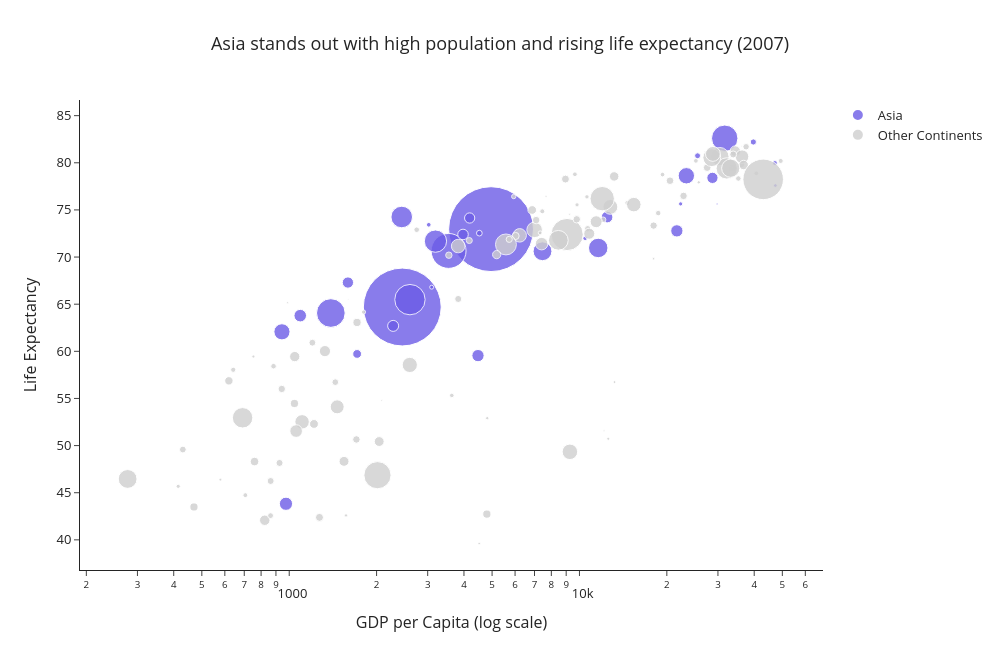

The cell this chart's notebook holds for it:
### Code cell
task2_df = df.loc[df["year"] == 2007].copy()


highlight_continent = "Asia"


task2_df["group"] = task2_df["continent"].apply(
    lambda x: highlight_continent if x == highlight_continent else "Other Continents"
)


fig2 = px.scatter(
    task2_df,
    x="gdpPercap",
    y="lifeExp",
    size="pop",
    color="group",
    hover_name="country",
    log_x=True,
    size_max=60,
    title="Asia stands out with high population and rising life expectancy (2007)",
    color_discrete_map={
        highlight_continent: "#6C5CE7",   
        "Other Continents": "#CFCFCF"     
    }
)

# Improve marker appearance
fig2.update_traces(
    marker=dict(
        line=dict(width=1, color="white"),
        opacity=0.8
    )
)

# Add annotation
fig2.add_annotation(
    x=18000,
    y=80,
    text="Asia includes several densely populated<br>countries with improving health outcomes",
    showarrow=True,
    arrowhead=2,
    bordercolor="black",
    borderwidth=1,
    bgcolor="white"
)

fig2.update_layout(
    template="simple_white",
    xaxis_title="GDP per Capita (log scale)",
    yaxis_title="Life Expectancy",
    legend_title="",
    title_x=0.5,
    font=dict(size=13),
    width=1000,
    height=650
)

fig2.show()

### Figure 1 — Plotly figure (JSON) as saved in the notebook; plotly's stock layout.template omitted (floating-point values rounded to 4 significant figures)
{"data": [{"hovertemplate": "<b>%{hovertext}</b><br><br>group=Asia<br>gdpPercap=%{x}<br>lifeExp=%{y}<br>pop=%{marker.size}<extra></extra>", "hovertext": ["Afghanistan", "Bahrain", "Bangladesh", "Cambodia", "China", "Hong Kong, China", "India", "Indonesia", "Iran", "Iraq", "Israel", "Japan", "Jordan", "Korea, Dem. Rep.", "Korea, Rep.", "Kuwait", "Lebanon", "Malaysia", "Mongolia", "Myanmar", "Nepal", "Oman", "Pakistan", "Philippines", "Saudi Arabia", "Singapore", "Sri Lanka", "Syria", "Taiwan", "Thailand", "Vietnam", "West Bank and Gaza", "Yemen, Rep."], "legendgroup": "Asia", "marker": {"color": "#6C5CE7", "line": {"color": "white", "width": 1}, "opacity": 0.8, "size": [31889923, 708573, 150448339, 14131858, 1318683096, 6980412, 1110396331, 223547000, 69453570, 27499638, 6426679, 127467972, 6053193, 23301725, 49044790, 2505559, 3921278, 24821286, 2874127, 47761980, 28901790, 3204897, 169270617, 91077287, 27601038, 4553009, 20378239, 19314747, 23174294, 65068149, 85262356, 4018332, 22211743], "sizemode": "area", "sizeref": 366300.0, "symbol": "circle"}, "mode": "markers", "name": "Asia", "orientation": "v", "showlegend": true, "type": "scatter", "x": [974.6, 29800.0, 1391.0, 1714.0, 4959.0, 39720.0, 2452.0, 3541.0, 11610.0, 4471.0, 25520.0, 31660.0, 4519.0, 1593.0, 23350.0, 47310.0, 10460.0, 12450.0, 3096.0, 944.0, 1091.0, 22320.0, 2606.0, 3190.0, 21650.0, 47140.0, 3970.0, 4185.0, 28720.0, 7458.0, 2442.0, 3025.0, 2281.0], "xaxis": "x", "y": [43.83, 75.64, 64.06, 59.72, 72.96, 82.21, 64.7, 70.65, 70.96, 59.55, 80.75, 82.6, 72.53, 67.3, 78.62, 77.59, 71.99, 74.24, 66.8, 62.07, 63.78, 75.64, 65.48, 71.69, 72.78, 79.97, 72.4, 74.14, 78.4, 70.62, 74.25, 73.42, 62.7], "yaxis": "y"}, {"hovertemplate": "<b>%{hovertext}</b><br><br>group=Other Continents<br>gdpPercap=%{x}<br>lifeExp=%{y}<br>pop=%{marker.size}<extra></extra>", "hovertext": ["Albania", "Algeria", "Angola", "Argentina", "Australia", "Austria", "Belgium", "Benin", "Bolivia", "Bosnia and Herzegovina", "Botswana", "Brazil", "Bulgaria", "Burkina Faso", "Burundi", "Cameroon", "Canada", "Central African Republic", "Chad", "Chile", "Colombia", "Comoros", "Congo, Dem. Rep.", "Congo, Rep.", "Costa Rica", "Cote d'Ivoire", "Croatia", "Cuba", "Czech Republic", "Denmark", "Djibouti", "Dominican Republic", "Ecuador", "Egypt", "El Salvador", "Equatorial Guinea", "Eritrea", "Ethiopia", "Finland", "France", "Gabon", "Gambia", "Germany", "Ghana", "Greece", "Guatemala", "Guinea", "Guinea-Bissau", "Haiti", "Honduras", "Hungary", "Iceland", "Ireland", "Italy", "Jamaica", "Kenya", "Lesotho", "Liberia", "Libya", "Madagascar", "Malawi", "Mali", "Mauritania", "Mauritius", "Mexico", "Montenegro", "Morocco", "Mozambique", "Namibia", "Netherlands", "New Zealand", "Nicaragua", "Niger", "Nigeria", "Norway", "Panama", "Paraguay", "Peru", "Poland", "Portugal", "Puerto Rico", "Reunion", "Romania", "Rwanda", "Sao Tome and Principe", "Senegal", "Serbia", "Sierra Leone", "Slovak Republic", "Slovenia", "Somalia", "South Africa", "Spain", "Sudan", "Swaziland", "Sweden", "Switzerland", "Tanzania", "Togo", "Trinidad and Tobago", "Tunisia", "Turkey", "Uganda", "United Kingdom", "United States", "Uruguay", "Venezuela", "Zambia", "Zimbabwe"], "legendgroup": "Other Continents", "marker": {"color": "#CFCFCF", "line": {"color": "white", "width": 1}, "opacity": 0.8, "size": [3600523, 33333216, 12420476, 40301927, 20434176, 8199783, 10392226, 8078314, 9119152, 4552198, 1639131, 190010647, 7322858, 14326203, 8390505, 17696293, 33390141, 4369038, 10238807, 16284741, 44227550, 710960, 64606759, 3800610, 4133884, 18013409, 4493312, 11416987, 10228744, 5468120, 496374, 9319622, 13755680, 80264543, 6939688, 551201, 4906585, 76511887, 5238460, 61083916, 1454867, 1688359, 82400996, 22873338, 10706290, 12572928, 9947814, 1472041, 8502814, 7483763, 9956108, 301931, 4109086, 58147733, 2780132, 35610177, 2012649, 3193942, 6036914, 19167654, 13327079, 12031795, 3270065, 1250882, 108700891, 684736, 33757175, 19951656, 2055080, 16570613, 4115771, 5675356, 12894865, 135031164, 4627926, 3242173, 6667147, 28674757, 38518241, 10642836, 3942491, 798094, 22276056, 8860588, 199579, 12267493, 10150265, 6144562, 5447502, 2009245, 9118773, 43997828, 40448191, 42292929, 1133066, 9031088, 7554661, 38139640, 5701579, 1056608, 10276158, 71158647, 29170398, 60776238, 301139947, 3447496, 26084662, 11746035, 12311143], "sizemode": "area", "sizeref": 366300.0, "symbol": "circle"}, "mode": "markers", "name": "Other Continents", "orientation": "v", "showlegend": true, "type": "scatter", "x": [5937.0, 6223.0, 4797.0, 12780.0, 34440.0, 36130.0, 33690.0, 1441.0, 3822.0, 7446.0, 12570.0, 9066.0, 10680.0, 1217.0, 430.1, 2042.0, 36320.0, 706.0, 1704.0, 13170.0, 7007.0, 986.1, 277.6, 3633.0, 9645.0, 1545.0, 14620.0, 8948.0, 22830.0, 35280.0, 2082.0, 6025.0, 6873.0, 5581.0, 5728.0, 12150.0, 641.4, 690.8, 33210.0, 30470.0, 13210.0, 752.7, 32170.0, 1328.0, 27540.0, 5186.0, 942.7, 579.2, 1202.0, 3548.0, 18010.0, 36180.0, 40680.0, 28570.0, 7321.0, 1463.0, 1569.0, 414.5, 12060.0, 1045.0, 759.3, 1043.0, 1803.0, 10960.0, 11980.0, 9254.0, 3820.0, 823.7, 4811.0, 36800.0, 25190.0, 2749.0, 619.7, 2014.0, 49360.0, 9809.0, 4173.0, 7409.0, 15390.0, 20510.0, 19330.0, 7670.0, 10810.0, 863.1, 1598.0, 1712.0, 9787.0, 862.5, 18680.0, 25770.0, 926.1, 9270.0, 28820.0, 2602.0, 4513.0, 33860.0, 37510.0, 1107.0, 883.0, 18010.0, 7093.0, 8458.0, 1056.0, 33200.0, 42950.0, 10610.0, 11420.0, 1271.0, 469.7], "xaxis": "x", "y": [76.42, 72.3, 42.73, 75.32, 81.23, 79.83, 79.44, 56.73, 65.55, 74.85, 50.73, 72.39, 73.0, 52.3, 49.58, 50.43, 80.65, 44.74, 50.65, 78.55, 72.89, 65.15, 46.46, 55.32, 78.78, 48.33, 75.75, 78.27, 76.49, 78.33, 54.79, 72.23, 74.99, 71.34, 71.88, 51.58, 58.04, 52.95, 79.31, 80.66, 56.73, 59.45, 79.41, 60.02, 79.48, 70.26, 56.01, 46.39, 60.92, 70.2, 73.34, 81.76, 78.89, 80.55, 72.57, 54.11, 42.59, 45.68, 73.95, 59.44, 48.3, 54.47, 64.16, 72.8, 76.19, 74.54, 71.16, 42.08, 52.91, 79.76, 80.2, 72.9, 56.87, 46.86, 80.2, 75.54, 71.75, 71.42, 75.56, 78.1, 78.75, 76.44, 72.48, 46.24, 65.53, 63.06, 74.0, 42.57, 74.66, 77.93, 48.16, 49.34, 80.94, 58.56, 39.61, 80.88, 81.7, 52.52, 58.42, 69.82, 73.92, 71.78, 51.54, 79.42, 78.24, 76.38, 73.75, 42.38, 43.49], "yaxis": "y"}], "layout": {"annotations": [{"arrowhead": 2, "bgcolor": "white", "bordercolor": "black", "borderwidth": 1, "showarrow": true, "text": "Asia includes several densely populated<br>countries with improving health outcomes", "x": 18000, "y": 80}], "font": {"size": 13}, "height": 650, "legend": {"itemsizing": "constant", "title": {"text": ""}, "tracegroupgap": 0}, "title": {"text": "Asia stands out with high population and rising life expectancy (2007)", "x": 0.5}, "width": 1000, "xaxis": {"anchor": "y", "domain": [0, 1], "title": {"text": "GDP per Capita (log scale)"}, "type": "log"}, "yaxis": {"anchor": "x", "domain": [0, 1], "title": {"text": "Life Expectancy"}}}}
